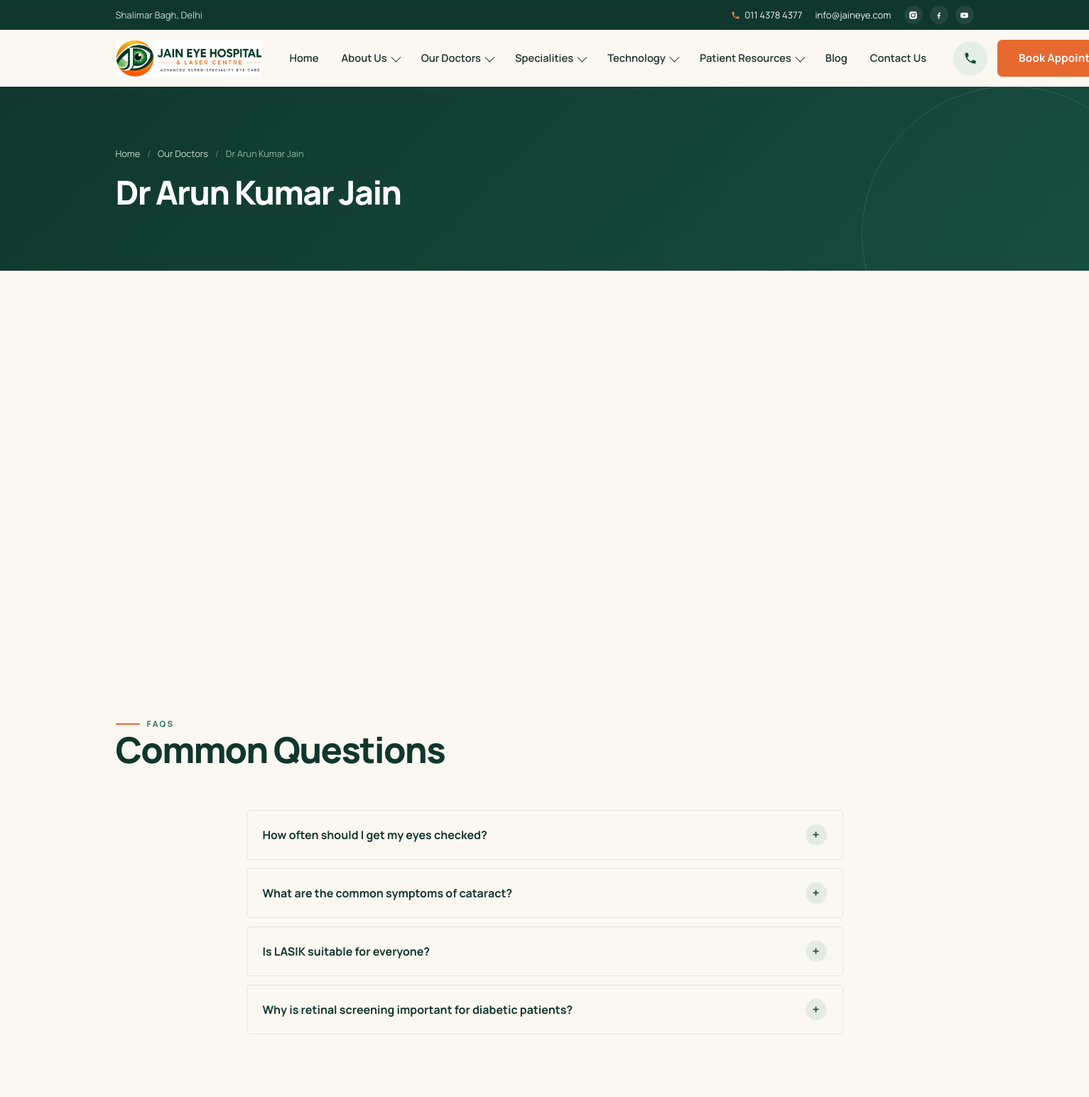
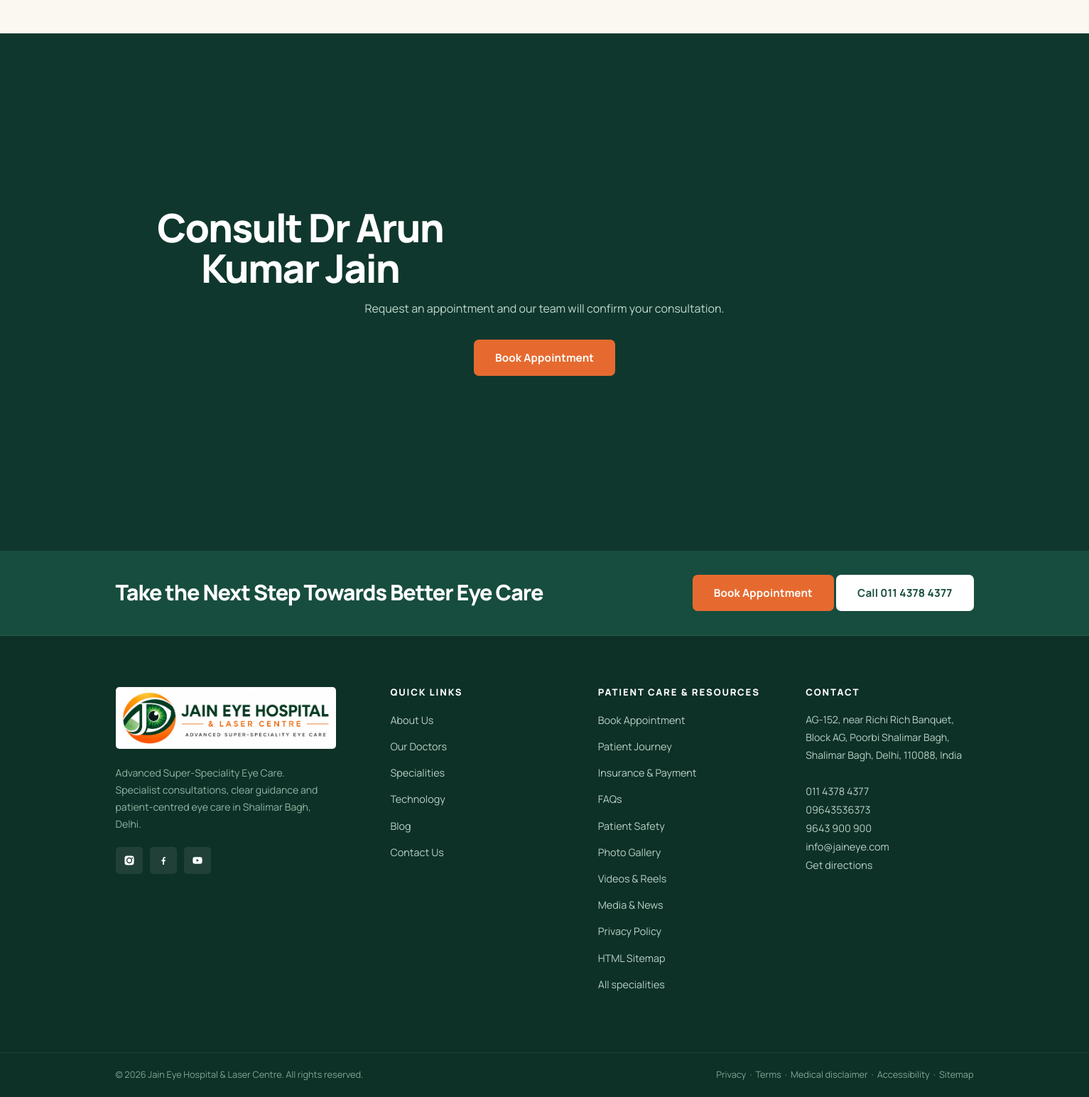
The page /doctors/dr-arun-kumar-jain on the database its author committed (2 pictures, top to bottom).
### tables this page shows
CREATE TABLE navigation_items (
  id INT UNSIGNED AUTO_INCREMENT PRIMARY KEY,
  parent_id INT UNSIGNED DEFAULT NULL,
  menu_location ENUM('header','footer') NOT NULL DEFAULT 'header',
  label VARCHAR(120) NOT NULL,
  url VARCHAR(255) NOT NULL,
  has_mega TINYINT(1) NOT NULL DEFAULT 0,
  position INT NOT NULL DEFAULT 0,
  is_active TINYINT(1) NOT NULL DEFAULT 1,
  INDEX idx_parent (parent_id)
);

CREATE TABLE doctors (
  id INT UNSIGNED AUTO_INCREMENT PRIMARY KEY,
  name VARCHAR(160) NOT NULL,
  slug VARCHAR(180) NOT NULL UNIQUE,
  designation VARCHAR(200) DEFAULT NULL,
  qualifications VARCHAR(255) DEFAULT NULL,
  specialisation VARCHAR(200) DEFAULT NULL,
  biography MEDIUMTEXT DEFAULT NULL,
  education MEDIUMTEXT DEFAULT NULL,
  expertise MEDIUMTEXT DEFAULT NULL,
  fellowships MEDIUMTEXT DEFAULT NULL,
  memberships MEDIUMTEXT DEFAULT NULL,
  awards_text MEDIUMTEXT DEFAULT NULL,
  photo VARCHAR(255) DEFAULT NULL,
  is_featured TINYINT(1) NOT NULL DEFAULT 0,
  status ENUM('draft','published') NOT NULL DEFAULT 'published',
  position INT NOT NULL DEFAULT 0,
  created_at TIMESTAMP DEFAULT CURRENT_TIMESTAMP,
  updated_at TIMESTAMP DEFAULT CURRENT_TIMESTAMP ON UPDATE CURRENT_TIMESTAMP
);

CREATE TABLE faqs (
  id INT UNSIGNED AUTO_INCREMENT PRIMARY KEY,
  question VARCHAR(300) NOT NULL,
  answer TEXT NOT NULL,
  category VARCHAR(100) DEFAULT 'General',
  context VARCHAR(60) DEFAULT 'website',
  position INT NOT NULL DEFAULT 0,
  is_active TINYINT(1) NOT NULL DEFAULT 1
);

CREATE TABLE footer_links (
  id INT UNSIGNED AUTO_INCREMENT PRIMARY KEY,
  column_group VARCHAR(60) NOT NULL DEFAULT 'Quick Links',
  label VARCHAR(120) NOT NULL,
  url VARCHAR(255) NOT NULL,
  position INT NOT NULL DEFAULT 0,
  is_active TINYINT(1) NOT NULL DEFAULT 1
);

### includes/functions.php (called while the page is built, shortened)
<?php
function e(?string $value): string
{
    return htmlspecialchars((string)$value, ENT_QUOTES, 'UTF-8');
}
function url(string $path = ''): string
{
    $scriptDir = str_replace('\\', '/', dirname($_SERVER['SCRIPT_NAME'] ?? '/'));
    $base = rtrim($scriptDir, '/');
    return $base . '/' . ltrim($path, '/');
}
function asset(string $path): string
{
    return url('assets/' . ltrim($path, '/'));
}
function setting(string $key, string $default = ''): string
{
    static $settings = null;
    if ($settings === null) {
        $settings = [];
        foreach (db_all("SELECT setting_key, setting_value FROM site_settings") as $row) {
            $settings[$row['setting_key']] = $row['setting_value'];
        }
    }
    return $settings[$key] ?? $default;
}
function nav_tree(): array
{
    $items = db_all(
        "SELECT * FROM navigation_items
         WHERE is_active = 1 AND menu_location = 'header'
         ORDER BY parent_id, position"
    );
    $tree = ['top' => [], 'children' => []];
    foreach ($items as $item) {
        if ($item['parent_id']) {
            $tree['children'][$item['parent_id']][] = $item;
        } else {
            $tree['top'][] = $item;
        }
    }
    foreach ($tree['top'] as &$top) {
        if ((int)$top['has_mega'] === 1) {
            $cols = db_all(
                "SELECT * FROM mega_menu_columns WHERE nav_item_id = ? AND is_active = 1 ORDER BY position",
                [$top['id']]
            );
        }
    }
    return $tree;
}
function footer_columns(): array
{
    $rows = db_all("SELECT * FROM footer_links WHERE is_active = 1 ORDER BY column_group, position");
    $cols = [];
    foreach ($rows as $row) {
        $cols[$row['column_group']][] = $row;
    }
    return $cols;
}

### includes/db.php (called while the page is built, shortened)
<?php
function db(): PDO
{
    static $pdo = null;
    if ($pdo instanceof PDO) {
        return $pdo;
    }
    $dsn = 'mysql:host=' . DB_HOST . ';dbname=' . DB_NAME . ';charset=' . DB_CHARSET;
    try {
        $pdo = new PDO($dsn, DB_USER, DB_PASS, [
            PDO::ATTR_ERRMODE            => PDO::ERRMODE_EXCEPTION,
            PDO::ATTR_DEFAULT_FETCH_MODE => PDO::FETCH_ASSOC,
            PDO::ATTR_EMULATE_PREPARES   => false,
        ]);
    } catch (PDOException $e) {
        error_log('DB connection failed: ' . $e->getMessage());
        http_response_code(503);
        exit('Service temporarily unavailable. Please try again later.');
    }
    return $pdo;
}
function db_all(string $sql, array $params = []): array
{
    $stmt = db()->prepare($sql);
    $stmt->execute($params);
    return $stmt->fetchAll();
}
function db_row(string $sql, array $params = []): ?array
{
    $stmt = db()->prepare($sql);
    $stmt->execute($params);
    $row = $stmt->fetch();
    return $row === false ? null : $row;
}

### pages/doctor.php (the view, shortened to what this page needs)
<?php
$doctor = db_row("SELECT * FROM doctors WHERE slug = ? AND status='published'", [$slug]);
$faqs = db_all("SELECT * FROM faqs WHERE is_active=1 ORDER BY position LIMIT 4");
require __DIR__ . '/../includes/header.php';
?>
<section class="page-hero">
  <div class="container">
    <nav class="breadcrumb" aria-label="Breadcrumb"><a href="<?= url('/') ?>">Home</a><span class="sep">/</span><a href="<?= url('doctors') ?>">Our Doctors</a><span class="sep">/</span><span><?= e($doctor['name']) ?></span></nav>
    <h1><?= e($doctor['name']) ?></h1>
  </div>
</section>
<section class="section">
  <div class="container">
    <div class="profile-hero">
    </div>
    <?php if ($faqs): ?>
    <div style="margin-top:60px">
      <div class="section-head"><span class="eyebrow">FAQs</span><h2>Common Questions</h2></div>
      <div class="faq">
        <?php foreach ($faqs as $faq): ?>
        <details><summary><?= e($faq['question']) ?><span class="plus">+</span></summary>
          <div class="faq__answer"><?= nl2br(e($faq['answer'])) ?></div></details>
        <?php endforeach; ?>
      </div>
    </div>
    <?php endif; ?>
  </div>
</section>
<section class="section section--green">
  <div class="container cta-final">
    <h2>Consult <?= e($doctor['name']) ?></h2>
    <p>Request an appointment and our team will confirm your consultation.</p>
    <a class="btn btn--primary" href="<?= url('book-appointment') ?>">Book Appointment</a>
  </div>
</section>
<?php require __DIR__ . '/../includes/footer.php'; ?>

### includes/header.php (shortened to what this page needs)
<?php
$nav = nav_tree();
?>
<!DOCTYPE html>
<html lang="en">
<head>
<link rel="stylesheet" href="<?= asset('css/style.css') ?>">
</head>
<body>
<div class="utility-bar">
  <div class="container">
    <span class="utility-bar__left"><?= e(SITE_AREA) ?></span>
    <div class="utility-bar__right">
      <a href="tel:+911143784377">
        <svg class="icon" viewBox="0 0 24 24"><path d="M6.6 10.8c1.4 2.8 3.8 5.2 6.6 6.6l2.2-2.2c.3-.3.7-.4 1-.2 1.2.4 2.4.6 3.7.6.6 0 1 .4 1 1V20c0 .6-.4 1-1 1C10.6 21 3 13.4 3 4c0-.6.4-1 1-1h3.5c.6 0 1 .4 1 1 0 1.3.2 2.5.6 3.7.1.3 0 .7-.2 1l-2.3 2.1z"/></svg>
        <?= e(SITE_PHONE_1) ?></a>
      <a href="mailto:<?= e(SITE_EMAIL) ?>"><?= e(SITE_EMAIL) ?></a>
      <span class="utility-bar__social">
        <a href="<?= e(SITE_INSTAGRAM) ?>" target="_blank" rel="noopener" aria-label="Instagram"></a>
        <a href="<?= e(SITE_FACEBOOK) ?>" target="_blank" rel="noopener" aria-label="Facebook"><svg viewBox="0 0 24 24"><path d="M13.5 21v-7h2.4l.4-3h-2.8V9.1c0-.9.3-1.5 1.6-1.5h1.3V4.9c-.3 0-1.1-.1-2.1-.1-2.1 0-3.6 1.3-3.6 3.7V11H8.2v3h2.5v7h2.8z"/></svg></a>
        <a href="<?= e(SITE_YOUTUBE) ?>" target="_blank" rel="noopener" aria-label="YouTube"><svg viewBox="0 0 24 24"><path d="M21.6 7.2a2.5 2.5 0 0 0-1.8-1.8C18.2 5 12 5 12 5s-6.2 0-7.8.4A2.5 2.5 0 0 0 2.4 7.2 26 26 0 0 0 2 12a26 26 0 0 0 .4 4.8 2.5 2.5 0 0 0 1.8 1.8c1.6.4 7.8.4 7.8.4s6.2 0 7.8-.4a2.5 2.5 0 0 0 1.8-1.8A26 26 0 0 0 22 12a26 26 0 0 0-.4-4.8zM10 15V9l5.2 3L10 15z"/></svg></a>
      </span>
    </div>
  </div>
</div>
<header class="site-header">
  <div class="container">
    <nav class="nav" aria-label="Main navigation">
      <a class="nav__logo" href="<?= url('/') ?>" aria-label="<?= e(SITE_NAME) ?> - Home">
        <img src="<?= asset('img/logo-official.webp') ?>" alt="<?= e(SITE_NAME) ?> — <?= e(SITE_TAGLINE) ?>" width="256" height="64">
      </a>
      <ul class="nav__menu">
        <?php foreach ($nav['top'] as $item):
          $children = $nav['children'][$item['id']] ?? [];
          $mega = $item['mega'] ?? [];
          $hasSub = $children || $mega;
        ?>
        <li class="nav__item<?= $hasSub ? ' nav__item--has-sub' : '' ?>">
          <a class="nav__link" href="<?= url(ltrim($item['url'], '/')) ?>"
             <?php if ($hasSub): ?>aria-haspopup="true" aria-expanded="false"<?php endif; ?>>
            <?= e($item['label']) ?><?php if ($hasSub): ?><span class="caret" aria-hidden="true"></span><?php endif; ?>
          </a>
        </li>
        <?php endforeach; ?>
      </ul>
      <div class="nav__cta">
        <a class="nav__call" href="tel:+911143784377" aria-label="Call <?= e(SITE_PHONE_1) ?>">
          <svg viewBox="0 0 24 24"><path d="M6.6 10.8c1.4 2.8 3.8 5.2 6.6 6.6l2.2-2.2c.3-.3.7-.4 1-.2 1.2.4 2.4.6 3.7.6.6 0 1 .4 1 1V20c0 .6-.4 1-1 1C10.6 21 3 13.4 3 4c0-.6.4-1 1-1h3.5c.6 0 1 .4 1 1 0 1.3.2 2.5.6 3.7.1.3 0 .7-.2 1l-2.3 2.1z"/></svg>
        </a>
        <a class="btn btn--primary" href="<?= url('book-appointment') ?>">Book Appointment</a>
      </div>
    </nav>
  </div>
</header>
<main id="main">

### includes/footer.php (shortened to what this page needs)
<?php
$footer_cols = footer_columns();
$quick_links = $footer_cols['Quick Links'] ?? [];
$patient_resource_links = array_merge($footer_cols['Patient Care'] ?? [], $footer_cols['Resources'] ?? []);
?>
</main>
<footer class="site-footer">
  <div class="footer-cta">
    <div class="container">
      <h2><?= e(setting('final_headline', 'Take the Next Step Towards Better Eye Care')) ?></h2>
      <div class="btn-row">
        <a class="btn btn--primary" href="<?= url('book-appointment') ?>">Book Appointment</a>
        <a class="btn btn--light" href="tel:+911143784377">Call <?= e(SITE_PHONE_1) ?></a>
      </div>
    </div>
  </div>
  <div class="footer-main">
    <div class="container footer-grid">
      <div class="footer-brand">
        <a class="footer-brand__logo" href="<?= url('/') ?>" aria-label="<?= e(SITE_NAME) ?> home">
          <img src="<?= asset('img/logo-official.webp') ?>" alt="<?= e(SITE_NAME) ?> — <?= e(SITE_TAGLINE) ?>">
        </a>
        <p><?= e(SITE_TAGLINE) ?>. Specialist consultations, clear guidance and patient-centred eye care in <?= e(SITE_AREA) ?>.</p>
        <div class="footer-social">
          <a href="<?= e(SITE_INSTAGRAM) ?>" target="_blank" rel="noopener" aria-label="Instagram"></a>
          <a href="<?= e(SITE_FACEBOOK) ?>" target="_blank" rel="noopener" aria-label="Facebook"><svg viewBox="0 0 24 24"><path d="M13.5 21v-7h2.4l.4-3h-2.8V9.1c0-.9.3-1.5 1.6-1.5h1.3V4.9c-.3 0-1.1-.1-2.1-.1-2.1 0-3.6 1.3-3.6 3.7V11H8.2v3h2.5v7h2.8z"/></svg></a>
          <a href="<?= e(SITE_YOUTUBE) ?>" target="_blank" rel="noopener" aria-label="YouTube"><svg viewBox="0 0 24 24"><path d="M21.6 7.2a2.5 2.5 0 0 0-1.8-1.8C18.2 5 12 5 12 5s-6.2 0-7.8.4A2.5 2.5 0 0 0 2.4 7.2 26 26 0 0 0 2 12a26 26 0 0 0 .4 4.8 2.5 2.5 0 0 0 1.8 1.8c1.6.4 7.8.4 7.8.4s6.2 0 7.8-.4a2.5 2.5 0 0 0 1.8-1.8A26 26 0 0 0 22 12a26 26 0 0 0-.4-4.8zM10 15V9l5.2 3L10 15z"/></svg></a>
        </div>
      </div>
      <div class="footer-col">
        <h4>Quick Links</h4>
        <ul>
          <?php foreach ($quick_links as $link): ?>
          <li><a href="<?= url(ltrim($link['url'], '/')) ?>"><?= e($link['label']) ?></a></li>
          <?php endforeach; ?>
        </ul>
      </div>
      <div class="footer-col">
        <h4>Patient Care &amp; Resources</h4>
        <ul>
          <?php foreach ($patient_resource_links as $link): ?>
          <li><a href="<?= url(ltrim($link['url'], '/')) ?>"><?= e($link['label']) ?></a></li>
          <?php endforeach; ?>
          <li><a href="<?= url('specialities') ?>">All specialities</a></li>
        </ul>
      </div>
      <div class="footer-col">
        <h4>Contact</h4>
        <address>
          <?= e(SITE_ADDRESS) ?><br><br>
          <a href="tel:+911143784377"><?= e(SITE_PHONE_1) ?></a><br>
          <a href="tel:+919643536373"><?= e(SITE_PHONE_2) ?></a><br>
          <a href="tel:+919643900900"><?= e(SITE_PHONE_3) ?></a><br>
          <a href="mailto:<?= e(SITE_EMAIL) ?>"><?= e(SITE_EMAIL) ?></a>
          <p><a href="<?= e(SITE_MAPS_URL) ?>" target="_blank" rel="noopener">Get directions</a></p>
        </address>
      </div>
    </div>
  </div>
  <div class="footer-bottom">
    <div class="container">
      <span>&copy; <?= date('Y') ?> <?= e(SITE_NAME) ?>. All rights reserved.</span>
      <span>
        <a href="<?= url('privacy-policy') ?>" style="color:#7FA894">Privacy</a> &nbsp;·&nbsp;
        <a href="<?= url('terms-and-conditions') ?>" style="color:#7FA894">Terms</a> &nbsp;·&nbsp;
        <a href="<?= url('medical-disclaimer') ?>" style="color:#7FA894">Medical disclaimer</a> &nbsp;·&nbsp;
        <a href="<?= url('accessibility') ?>" style="color:#7FA894">Accessibility</a> &nbsp;·&nbsp;
        <a href="<?= url('sitemap') ?>" style="color:#7FA894">Sitemap</a>
      </span>
    </div>
  </div>
</footer>
</body>
</html>

### rows shown on the page
navigation_items: label "Home"
navigation_items: label "About Us"
navigation_items: label "Our Doctors"
navigation_items: label "Specialities"
navigation_items: label "Technology"
navigation_items: label "Patient Resources"
navigation_items: label "Blog"
navigation_items: label "Contact Us"
doctors: name "Dr Arun Kumar Jain"
faqs: question "How often should I get my eyes checked?"
faqs: question "What are the common symptoms of cataract?"
faqs: question "Is LASIK suitable for everyone?"
faqs: question "Why is retinal screening important for diabetic patients?"
footer_links: label "About Us"
footer_links: label "Our Doctors"
footer_links: label "Specialities"
footer_links: label "Technology"
footer_links: label "Blog"
footer_links: label "Contact Us"
footer_links: label "Book Appointment"
footer_links: label "Patient Journey"
footer_links: label "Insurance & Payment"
footer_links: label "FAQs"
footer_links: label "Patient Safety"
footer_links: label "Photo Gallery"
footer_links: label "Videos & Reels"
footer_links: label "Media & News"
footer_links: label "Privacy Policy"
footer_links: label "HTML Sitemap"

### other values the page prints
SITE_AREA "Shalimar Bagh, Delhi"
SITE_PHONE_1 "011 4378 4377"
SITE_EMAIL "info@jaineye.com"
SITE_TAGLINE "Advanced Super-Speciality Eye Care"
SITE_ADDRESS "AG-152, near Richi Rich Banquet, Block AG, Poorbi Shalimar Bagh, Shalimar Bagh, Delhi, 110088, India"
SITE_PHONE_2 "09643536373"
SITE_PHONE_3 "9643 900 900"
SITE_NAME "Jain Eye Hospital & Laser Centre"
